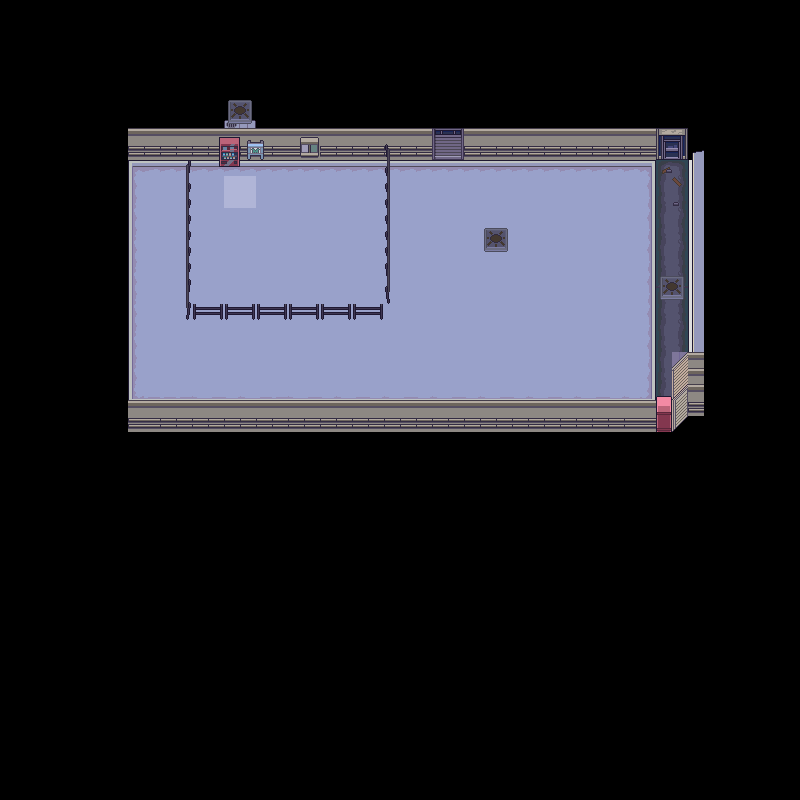

A 2D game scene composited from a Tiled map and its tileset images. What follows is a short description and the map's XML, with each tile layer's data collapsed to a summary:
An orthogonal 50x50 tile map with 16x16 px tiles, 3 tile layers (Background, Obstacles, Foreground) and 5 objects (2x sentinel, VentIn, VentOut, respawn).

<map version="1.5" tiledversion="1.6.0" orientation="orthogonal" renderorder="right-down" width="50" height="50" tilewidth="16" tileheight="16" infinite="0" nextlayerid="6" nextobjectid="12">
 <editorsettings>
  <export target="final project/Final-Project/assets/tempmap.json" format="json" />
 </editorsettings>
 <tileset firstgid="1" name="tilesets" tilewidth="16" tileheight="16" tilecount="2288" columns="26">
  <image source="final project/Final-Project/assets/Tilemap.png" trans="ff00ff" width="416" height="1408" />
 </tileset>
 <layer id="1" name="Background" width="50" height="50">
  <data>[2500 cells, 527 non-empty, 31 distinct tile ids]</data>
 </layer>
 <layer id="2" name="Obstacles" width="50" height="50">
  <data>[2500 cells, 280 non-empty, 49 distinct tile ids]</data>
 </layer>
 <layer id="3" name="Foreground" width="50" height="50">
  <data>[2500 cells, 64 non-empty, 29 distinct tile ids]</data>
 </layer>
 <objectgroup id="5" name="Events">
  <object id="1" name="VentIn" x="238" y="193">
   <properties>
    <property name="out" value="2" />
   </properties>
   <point />
  </object>
  <object id="2" name="VentOut" x="494" y="295">
   <point />
  </object>
  <object id="3" name="respawn" x="279" y="264">
   <point />
  </object>
  <object id="10" name="sentinel" x="604" y="196.667">
   <properties>
    <property name="num" value="1" />
    <property name="path" value="0" />
   </properties>
   <point />
  </object>
  <object id="11" name="sentinel" x="606.667" y="378">
   <properties>
    <property name="num" value="1" />
    <property name="path" value="1" />
   </properties>
   <point />
  </object>
 </objectgroup>
</map>